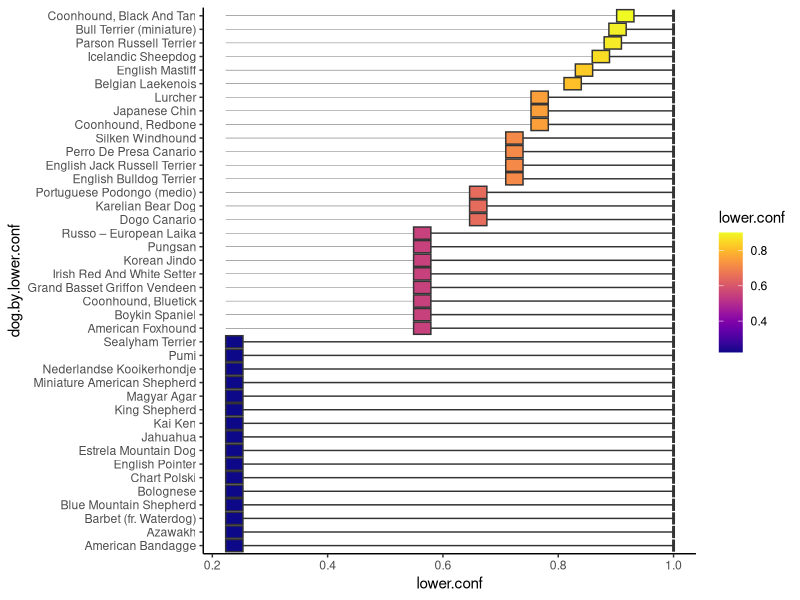
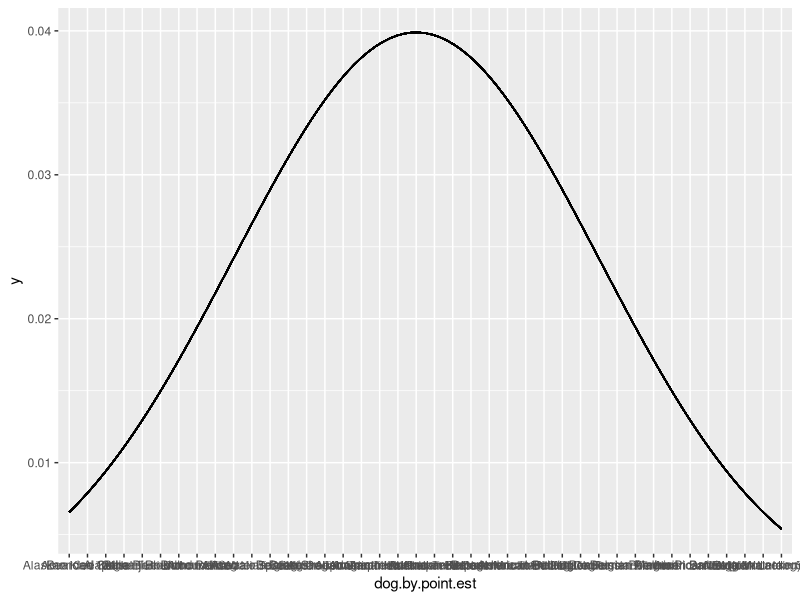

The R script that drew these images, in order: (Note: this script raises an error after producing the figures.)
library(data.table)
library(ggplot2)
library(viridis)
library(ggridges)
library(tidyr)

setwd(dirname(rstudioapi::getActiveDocumentContext()$path))

dogs <- data.table(read.csv("dog_temperament.csv", header=FALSE))
colnames(dogs) <-  c("dog", "total", "pass", "fail")
dogs[, lower.conf := Hmisc::binconf(pass, total, alpha=0.2)[, 'Lower']]
dogs[, upper.conf := Hmisc::binconf(pass, total, alpha=0.2)[, 'Upper']]
dogs[, point.est  := Hmisc::binconf(pass, total, alpha=0.2)[, 'PointEst']]
dogs[, confidence := 1 - (upper.conf - lower.conf)]
dogs$dog.by.upper.conf <- factor(dogs$dog, levels=dogs[order(upper.conf), dog])
dogs$dog.by.lower.conf <- factor(dogs$dog, levels=dogs[order(lower.conf), dog])
dogs$dog.by.point.est  <- factor(dogs$dog, levels=dogs[order(point.est), dog])


box.width<-0.015
ggplot(dogs[total>0][order(-point.est)][0:40], aes(dog.by.lower.conf, lower.conf)) +
  geom_segment(aes(y=min(lower.conf), yend=lower.conf,
                   x=dog.by.lower.conf, xend=dog.by.lower.conf),
               lwd=0.1) +
  geom_boxplot(stat="identity", aes(ymin=lower.conf, ymax=upper.conf,
                                    middle=upper.conf,
                                    lower=lower.conf, upper=lower.conf+2*box.width,
                                    #width=log(2*(1-confidence))*.35,
                                    fill=lower.conf),
               varwidth=TRUE, lwd=0.5) +
  scale_fill_viridis(option="plasma") +
  #scale_color_viridis(option="plasma") +
  theme_classic() +
  coord_flip()

ggplot(dogs[1:40], aes(x = dog.by.point.est)) +
  stat_function(fun = dnorm, n = 101, args = list(mean = 20, sd = 10))

dog.norms <- data.table()

dogs[list(dog, rnorm(n=2)), ]

plot(density(c(1), bw=1))
  
ggplot(data.table(dog=c("a", "a", "a", "b", "b", "b"), score=c(1,1,1,1,1,1)), aes(score, dog, height=..density..)) +
  geom_density_ridges() +
  stat_density_ridges(bandwidth=1)

ggplot(dogs[1:10], aes(x = point.est,  y = dog.by.point.est)) +
  stat_function(fun = dnorm, n = 101, args = aes(mean = dogs$point.est, sd = 0.2)) +
  geom_density_ridges(scale = 0.9)

dogs.long <- reshape(dogs, direction = "long", varying = c('lower.conf', 'upper.conf', 'point.est'), v.names = "pass", 
        idvar = c("dog"), timevar = "conf", times = c('lower.conf', 'upper.conf', 'point.est'))
#gather(olddata_wide, condition, measurement, control:cond2, factor_key=TRUE)

dogs.head <- head(dogs)
dogs3 <- rbind(dogs, dogs, dogs)[dog%in%dogs$dog[1:3]]
#dogs3 <- dogs.long[dog%in%dogs$dog[1:3]]; dogs3$point.est <- dogs3$pass

ggplot(dogs3, aes(x=point.est, y=dog.by.point.est)) +
  #geom_density_ridges() +
  stat_density_ridges(bandwidth = rep(c(.01, 8, .04), 3))

ggplot(dogs3, aes(x=point.est, y=dog.by.point.est)) +
  geom_density_ridges(panel_scaling = TRUE)

ggplot(dogs.head, aes(point.est, group=dog)) +
  stat_function(fun = dnorm, args=list(mean=0.6, sd=.1))

?range
ggplot(dogs.head, aes(, group=dog)) +
  stat_function(fun = dnorm, args=list(mean=0.6, sd=.1))

n <- 100
dogs.x <- as.data.table(merge.data.frame(dogs.head, data.table(x=seq(0, 1, length.out=n)), all=TRUE))

dogs.norm <- dogs.x[, .(dog = dog, x = x, height = dnorm(x, mean=point.est, sd=.08/confidence))]

ggplot(dogs.norm, aes(x, dog, height=height, fill=..x..)) +
  geom_density_ridges_gradient(stat="identity") +
  guides(fill=FALSE)
